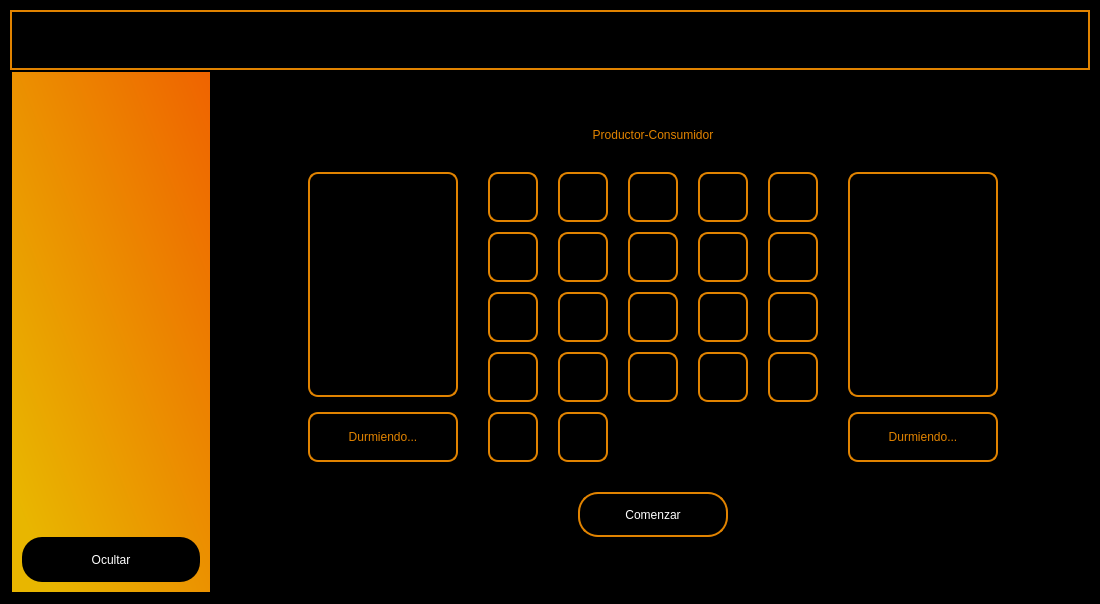
<?xml version="1.0" encoding="UTF-8"?>
<ui version="4.0">
 <class>MainWindow</class>
 <widget class="QMainWindow" name="MainWindow">
  <property name="geometry">
   <rect>
    <x>0</x>
    <y>0</y>
    <width>1100</width>
    <height>604</height>
   </rect>
  </property>
  <property name="minimumSize">
   <size>
    <width>1100</width>
    <height>600</height>
   </size>
  </property>
  <property name="windowTitle">
   <string>Productor-Consumidor</string>
  </property>
  <property name="documentMode">
   <bool>false</bool>
  </property>
  <property name="tabShape">
   <enum>QTabWidget::Rounded</enum>
  </property>
  <widget class="QWidget" name="centralwidget">
   <layout class="QHBoxLayout" name="horizontalLayout_9">
    <property name="spacing">
     <number>0</number>
    </property>
    <property name="leftMargin">
     <number>0</number>
    </property>
    <property name="topMargin">
     <number>0</number>
    </property>
    <property name="rightMargin">
     <number>0</number>
    </property>
    <property name="bottomMargin">
     <number>0</number>
    </property>
    <item>
     <widget class="QFrame" name="frame">
      <property name="styleSheet">
       <string notr="true">background-color: rgb(0, 0, 0);</string>
      </property>
      <property name="frameShape">
       <enum>QFrame::StyledPanel</enum>
      </property>
      <property name="frameShadow">
       <enum>QFrame::Raised</enum>
      </property>
      <layout class="QVBoxLayout" name="verticalLayout_2" stretch="1,8">
       <property name="spacing">
        <number>0</number>
       </property>
       <property name="leftMargin">
        <number>9</number>
       </property>
       <property name="topMargin">
        <number>9</number>
       </property>
       <property name="rightMargin">
        <number>9</number>
       </property>
       <property name="bottomMargin">
        <number>9</number>
       </property>
       <item>
        <widget class="QFrame" name="frame_superior">
         <property name="minimumSize">
          <size>
           <width>0</width>
           <height>60</height>
          </size>
         </property>
         <property name="maximumSize">
          <size>
           <width>16777215</width>
           <height>60</height>
          </size>
         </property>
         <property name="styleSheet">
          <string notr="true">QFrame{
background-color: rgb(0, 0, 0);
border:2px solid rgb(225, 131, 0); 
}

QPushButton{
background-color:#000000ff;
border-radius:20px;
}

QPushButton:Hover{
border-radius:20px;
}</string>
         </property>
         <property name="frameShape">
          <enum>QFrame::StyledPanel</enum>
         </property>
         <property name="frameShadow">
          <enum>QFrame::Raised</enum>
         </property>
         <layout class="QHBoxLayout" name="horizontalLayout">
          <item>
           <widget class="QPushButton" name="BotonMenu">
            <property name="minimumSize">
             <size>
              <width>200</width>
              <height>0</height>
             </size>
            </property>
            <property name="cursor">
             <cursorShape>PointingHandCursor</cursorShape>
            </property>
            <property name="text">
             <string/>
            </property>
            <property name="icon">
             <iconset>
              <normaloff>../Imagenes/menu.png</normaloff>../Imagenes/menu.png</iconset>
            </property>
            <property name="iconSize">
             <size>
              <width>38</width>
              <height>38</height>
             </size>
            </property>
           </widget>
          </item>
          <item>
           <spacer name="EspaciadorSuperior">
            <property name="orientation">
             <enum>Qt::Horizontal</enum>
            </property>
            <property name="sizeHint" stdset="0">
             <size>
              <width>544</width>
              <height>20</height>
             </size>
            </property>
           </spacer>
          </item>
          <item>
           <widget class="QPushButton" name="BotonMinimizar">
            <property name="minimumSize">
             <size>
              <width>50</width>
              <height>40</height>
             </size>
            </property>
            <property name="cursor">
             <cursorShape>PointingHandCursor</cursorShape>
            </property>
            <property name="text">
             <string/>
            </property>
            <property name="icon">
             <iconset>
              <normaloff>../Imagenes/minimizar.png</normaloff>../Imagenes/minimizar.png</iconset>
            </property>
            <property name="iconSize">
             <size>
              <width>38</width>
              <height>38</height>
             </size>
            </property>
           </widget>
          </item>
          <item>
           <widget class="QPushButton" name="BotonMaximizar">
            <property name="minimumSize">
             <size>
              <width>50</width>
              <height>40</height>
             </size>
            </property>
            <property name="cursor">
             <cursorShape>PointingHandCursor</cursorShape>
            </property>
            <property name="text">
             <string/>
            </property>
            <property name="icon">
             <iconset>
              <normaloff>../Imagenes/maximizar.png</normaloff>../Imagenes/maximizar.png</iconset>
            </property>
            <property name="iconSize">
             <size>
              <width>38</width>
              <height>38</height>
             </size>
            </property>
           </widget>
          </item>
          <item>
           <widget class="QPushButton" name="BotonSalir">
            <property name="minimumSize">
             <size>
              <width>50</width>
              <height>40</height>
             </size>
            </property>
            <property name="cursor">
             <cursorShape>PointingHandCursor</cursorShape>
            </property>
            <property name="text">
             <string/>
            </property>
            <property name="icon">
             <iconset>
              <normaloff>../Imagenes/exportar.png</normaloff>../Imagenes/exportar.png</iconset>
            </property>
            <property name="iconSize">
             <size>
              <width>38</width>
              <height>38</height>
             </size>
            </property>
           </widget>
          </item>
         </layout>
        </widget>
       </item>
       <item>
        <widget class="QFrame" name="frame_contenido">
         <property name="frameShape">
          <enum>QFrame::StyledPanel</enum>
         </property>
         <property name="frameShadow">
          <enum>QFrame::Raised</enum>
         </property>
         <layout class="QHBoxLayout" name="horizontalLayout_2">
          <property name="spacing">
           <number>6</number>
          </property>
          <property name="leftMargin">
           <number>0</number>
          </property>
          <property name="topMargin">
           <number>0</number>
          </property>
          <property name="rightMargin">
           <number>0</number>
          </property>
          <property name="bottomMargin">
           <number>0</number>
          </property>
          <item>
           <widget class="QFrame" name="MenuDesplegable">
            <property name="enabled">
             <bool>true</bool>
            </property>
            <property name="minimumSize">
             <size>
              <width>200</width>
              <height>0</height>
             </size>
            </property>
            <property name="maximumSize">
             <size>
              <width>0</width>
              <height>16777215</height>
             </size>
            </property>
            <property name="styleSheet">
             <string notr="true">QFrame{
	background-color: qlineargradient(spread:pad, x1:0.034, y1:0.983364, x2:1, y2:0, stop:0.0795455 rgba(239, 187, 0, 248), stop:1 rgba(239, 99, 0, 255));
}

QPushButton{
background-color:rgb(0,0,0);
border-radius:20px;
color:rgb(255,255,255);
font: 77 10pt&quot;Arial Black&quot;;

}

QPushButton:Hover{
background-color:rgb(255,255,255);
border-radius:20px;
color:rgb(225, 131, 0);
font: 77 10pt&quot;Arial Black&quot;;
}</string>
            </property>
            <property name="frameShape">
             <enum>QFrame::StyledPanel</enum>
            </property>
            <property name="frameShadow">
             <enum>QFrame::Raised</enum>
            </property>
            <layout class="QVBoxLayout" name="verticalLayout">
             <property name="spacing">
              <number>15</number>
             </property>
             <property name="leftMargin">
              <number>10</number>
             </property>
             <property name="topMargin">
              <number>10</number>
             </property>
             <property name="rightMargin">
              <number>10</number>
             </property>
             <property name="bottomMargin">
              <number>10</number>
             </property>
             <item>
              <spacer name="verticalSpacer">
               <property name="orientation">
                <enum>Qt::Vertical</enum>
               </property>
               <property name="sizeHint" stdset="0">
                <size>
                 <width>20</width>
                 <height>191</height>
                </size>
               </property>
              </spacer>
             </item>
             <item>
              <widget class="QPushButton" name="Ocultar">
               <property name="enabled">
                <bool>true</bool>
               </property>
               <property name="minimumSize">
                <size>
                 <width>135</width>
                 <height>45</height>
                </size>
               </property>
               <property name="cursor">
                <cursorShape>PointingHandCursor</cursorShape>
               </property>
               <property name="text">
                <string>Ocultar</string>
               </property>
              </widget>
             </item>
            </layout>
           </widget>
          </item>
          <item>
           <widget class="QFrame" name="Contenido">
            <property name="layoutDirection">
             <enum>Qt::LeftToRight</enum>
            </property>
            <property name="styleSheet">
             <string notr="true">QLabel{
border-radius:10px;
color:rgb(225, 131, 0);
border: 2px solid rgb(225, 131, 0);
font: 77 10pt&quot;Arial Black&quot;;
}

QPushButton{
background-color:rgb(0,0,0);
border-radius:20px;
color:rgb(255,255,255);
font: 77 10pt&quot;Arial Black&quot;;
border: 2px solid rgb(225, 131, 0);
}

QPushButton:Hover{
border: 2px solid rgb(255,255,255);
color:rgb(225, 131, 0);
}</string>
            </property>
            <property name="frameShape">
             <enum>QFrame::StyledPanel</enum>
            </property>
            <property name="frameShadow">
             <enum>QFrame::Raised</enum>
            </property>
            <layout class="QVBoxLayout" name="verticalLayout_6">
             <property name="spacing">
              <number>30</number>
             </property>
             <item>
              <spacer name="verticalSpacer_2">
               <property name="orientation">
                <enum>Qt::Vertical</enum>
               </property>
               <property name="sizeHint" stdset="0">
                <size>
                 <width>20</width>
                 <height>47</height>
                </size>
               </property>
              </spacer>
             </item>
             <item>
              <widget class="QLabel" name="Titulo">
               <property name="styleSheet">
                <string notr="true">border:0px;
font: 77 20pt&quot;Arial Black&quot;;
</string>
               </property>
               <property name="text">
                <string>Productor-Consumidor</string>
               </property>
               <property name="alignment">
                <set>Qt::AlignCenter</set>
               </property>
              </widget>
             </item>
             <item>
              <layout class="QHBoxLayout" name="horizontalLayout_3">
               <property name="spacing">
                <number>30</number>
               </property>
               <item>
                <spacer name="horizontalSpacer_3">
                 <property name="orientation">
                  <enum>Qt::Horizontal</enum>
                 </property>
                 <property name="sizeHint" stdset="0">
                  <size>
                   <width>40</width>
                   <height>20</height>
                  </size>
                 </property>
                </spacer>
               </item>
               <item>
                <layout class="QVBoxLayout" name="verticalLayout_3">
                 <property name="spacing">
                  <number>15</number>
                 </property>
                 <item>
                  <widget class="QLabel" name="Personaje1">
                   <property name="minimumSize">
                    <size>
                     <width>150</width>
                     <height>200</height>
                    </size>
                   </property>
                   <property name="maximumSize">
                    <size>
                     <width>150</width>
                     <height>16777215</height>
                    </size>
                   </property>
                   <property name="text">
                    <string/>
                   </property>
                   <property name="alignment">
                    <set>Qt::AlignCenter</set>
                   </property>
                  </widget>
                 </item>
                 <item>
                  <widget class="QLabel" name="descripcion1">
                   <property name="minimumSize">
                    <size>
                     <width>150</width>
                     <height>50</height>
                    </size>
                   </property>
                   <property name="maximumSize">
                    <size>
                     <width>150</width>
                     <height>50</height>
                    </size>
                   </property>
                   <property name="text">
                    <string>Durmiendo...</string>
                   </property>
                   <property name="alignment">
                    <set>Qt::AlignCenter</set>
                   </property>
                  </widget>
                 </item>
                </layout>
               </item>
               <item>
                <layout class="QGridLayout" name="gridLayout">
                 <property name="horizontalSpacing">
                  <number>20</number>
                 </property>
                 <property name="verticalSpacing">
                  <number>10</number>
                 </property>
                 <item row="0" column="0">
                  <widget class="QLabel" name="Contenedor_1">
                   <property name="minimumSize">
                    <size>
                     <width>50</width>
                     <height>50</height>
                    </size>
                   </property>
                   <property name="maximumSize">
                    <size>
                     <width>50</width>
                     <height>50</height>
                    </size>
                   </property>
                   <property name="text">
                    <string/>
                   </property>
                   <property name="alignment">
                    <set>Qt::AlignCenter</set>
                   </property>
                  </widget>
                 </item>
                 <item row="0" column="1">
                  <widget class="QLabel" name="Contenedor_2">
                   <property name="minimumSize">
                    <size>
                     <width>50</width>
                     <height>50</height>
                    </size>
                   </property>
                   <property name="maximumSize">
                    <size>
                     <width>50</width>
                     <height>50</height>
                    </size>
                   </property>
                   <property name="text">
                    <string/>
                   </property>
                   <property name="alignment">
                    <set>Qt::AlignCenter</set>
                   </property>
                  </widget>
                 </item>
                 <item row="0" column="2">
                  <widget class="QLabel" name="Contenedor_3">
                   <property name="minimumSize">
                    <size>
                     <width>50</width>
                     <height>50</height>
                    </size>
                   </property>
                   <property name="maximumSize">
                    <size>
                     <width>50</width>
                     <height>50</height>
                    </size>
                   </property>
                   <property name="text">
                    <string/>
                   </property>
                   <property name="alignment">
                    <set>Qt::AlignCenter</set>
                   </property>
                  </widget>
                 </item>
                 <item row="0" column="3">
                  <widget class="QLabel" name="Contenedor_4">
                   <property name="minimumSize">
                    <size>
                     <width>50</width>
                     <height>50</height>
                    </size>
                   </property>
                   <property name="maximumSize">
                    <size>
                     <width>50</width>
                     <height>50</height>
                    </size>
                   </property>
                   <property name="text">
                    <string/>
                   </property>
                   <property name="alignment">
                    <set>Qt::AlignCenter</set>
                   </property>
                  </widget>
                 </item>
                 <item row="0" column="4">
                  <widget class="QLabel" name="Contenedor_5">
                   <property name="minimumSize">
                    <size>
                     <width>50</width>
                     <height>50</height>
                    </size>
                   </property>
                   <property name="maximumSize">
                    <size>
                     <width>50</width>
                     <height>50</height>
                    </size>
                   </property>
                   <property name="text">
                    <string/>
                   </property>
                   <property name="alignment">
                    <set>Qt::AlignCenter</set>
                   </property>
                  </widget>
                 </item>
                 <item row="1" column="0">
                  <widget class="QLabel" name="Contenedor_6">
                   <property name="minimumSize">
                    <size>
                     <width>50</width>
                     <height>50</height>
                    </size>
                   </property>
                   <property name="maximumSize">
                    <size>
                     <width>50</width>
                     <height>50</height>
                    </size>
                   </property>
                   <property name="text">
                    <string/>
                   </property>
                   <property name="alignment">
                    <set>Qt::AlignCenter</set>
                   </property>
                  </widget>
                 </item>
                 <item row="1" column="1">
                  <widget class="QLabel" name="Contenedor_7">
                   <property name="minimumSize">
                    <size>
                     <width>50</width>
                     <height>50</height>
                    </size>
                   </property>
                   <property name="maximumSize">
                    <size>
                     <width>50</width>
                     <height>50</height>
                    </size>
                   </property>
                   <property name="text">
                    <string/>
                   </property>
                   <property name="alignment">
                    <set>Qt::AlignCenter</set>
                   </property>
                  </widget>
                 </item>
                 <item row="1" column="2">
                  <widget class="QLabel" name="Contenedor_8">
                   <property name="minimumSize">
                    <size>
                     <width>50</width>
                     <height>50</height>
                    </size>
                   </property>
                   <property name="maximumSize">
                    <size>
                     <width>50</width>
                     <height>50</height>
                    </size>
                   </property>
                   <property name="text">
                    <string/>
                   </property>
                   <property name="alignment">
                    <set>Qt::AlignCenter</set>
                   </property>
                  </widget>
                 </item>
                 <item row="1" column="3">
                  <widget class="QLabel" name="Contenedor_9">
                   <property name="minimumSize">
                    <size>
                     <width>50</width>
                     <height>50</height>
                    </size>
                   </property>
                   <property name="maximumSize">
                    <size>
                     <width>50</width>
                     <height>50</height>
                    </size>
                   </property>
                   <property name="text">
                    <string/>
                   </property>
                   <property name="alignment">
                    <set>Qt::AlignCenter</set>
                   </property>
                  </widget>
                 </item>
                 <item row="1" column="4">
                  <widget class="QLabel" name="Contenedor_10">
                   <property name="minimumSize">
                    <size>
                     <width>50</width>
                     <height>50</height>
                    </size>
                   </property>
                   <property name="maximumSize">
                    <size>
                     <width>50</width>
                     <height>50</height>
                    </size>
                   </property>
                   <property name="text">
                    <string/>
                   </property>
                   <property name="alignment">
                    <set>Qt::AlignCenter</set>
                   </property>
                  </widget>
                 </item>
                 <item row="2" column="0">
                  <widget class="QLabel" name="Contenedor_11">
                   <property name="minimumSize">
                    <size>
                     <width>50</width>
                     <height>50</height>
                    </size>
                   </property>
                   <property name="maximumSize">
                    <size>
                     <width>50</width>
                     <height>50</height>
                    </size>
                   </property>
                   <property name="text">
                    <string/>
                   </property>
                   <property name="alignment">
                    <set>Qt::AlignCenter</set>
                   </property>
                  </widget>
                 </item>
                 <item row="2" column="1">
                  <widget class="QLabel" name="Contenedor_12">
                   <property name="minimumSize">
                    <size>
                     <width>50</width>
                     <height>50</height>
                    </size>
                   </property>
                   <property name="maximumSize">
                    <size>
                     <width>50</width>
                     <height>50</height>
                    </size>
                   </property>
                   <property name="text">
                    <string/>
                   </property>
                   <property name="alignment">
                    <set>Qt::AlignCenter</set>
                   </property>
                  </widget>
                 </item>
                 <item row="2" column="2">
                  <widget class="QLabel" name="Contenedor_13">
                   <property name="minimumSize">
                    <size>
                     <width>50</width>
                     <height>50</height>
                    </size>
                   </property>
                   <property name="maximumSize">
                    <size>
                     <width>50</width>
                     <height>50</height>
                    </size>
                   </property>
                   <property name="text">
                    <string/>
                   </property>
                   <property name="alignment">
                    <set>Qt::AlignCenter</set>
                   </property>
                  </widget>
                 </item>
                 <item row="2" column="3">
                  <widget class="QLabel" name="Contenedor_14">
                   <property name="minimumSize">
                    <size>
                     <width>50</width>
                     <height>50</height>
                    </size>
                   </property>
                   <property name="maximumSize">
                    <size>
                     <width>50</width>
                     <height>50</height>
                    </size>
                   </property>
                   <property name="text">
                    <string/>
                   </property>
                   <property name="alignment">
                    <set>Qt::AlignCenter</set>
                   </property>
                  </widget>
                 </item>
                 <item row="2" column="4">
                  <widget class="QLabel" name="Contenedor_15">
                   <property name="minimumSize">
                    <size>
                     <width>50</width>
                     <height>50</height>
                    </size>
                   </property>
                   <property name="maximumSize">
                    <size>
                     <width>50</width>
                     <height>50</height>
                    </size>
                   </property>
                   <property name="text">
                    <string/>
                   </property>
                   <property name="alignment">
                    <set>Qt::AlignCenter</set>
                   </property>
                  </widget>
                 </item>
                 <item row="3" column="0">
                  <widget class="QLabel" name="Contenedor_16">
                   <property name="minimumSize">
                    <size>
                     <width>50</width>
                     <height>50</height>
                    </size>
                   </property>
                   <property name="maximumSize">
                    <size>
                     <width>50</width>
                     <height>50</height>
                    </size>
                   </property>
                   <property name="text">
                    <string/>
                   </property>
                   <property name="alignment">
                    <set>Qt::AlignCenter</set>
                   </property>
                  </widget>
                 </item>
                 <item row="3" column="1">
                  <widget class="QLabel" name="Contenedor_17">
                   <property name="minimumSize">
                    <size>
                     <width>50</width>
                     <height>50</height>
                    </size>
                   </property>
                   <property name="maximumSize">
                    <size>
                     <width>50</width>
                     <height>50</height>
                    </size>
                   </property>
                   <property name="text">
                    <string/>
                   </property>
                   <property name="alignment">
                    <set>Qt::AlignCenter</set>
                   </property>
                  </widget>
                 </item>
                 <item row="3" column="2">
                  <widget class="QLabel" name="Contenedor_18">
                   <property name="minimumSize">
                    <size>
                     <width>50</width>
                     <height>50</height>
                    </size>
                   </property>
                   <property name="maximumSize">
                    <size>
                     <width>50</width>
                     <height>50</height>
                    </size>
                   </property>
                   <property name="text">
                    <string/>
                   </property>
                   <property name="alignment">
                    <set>Qt::AlignCenter</set>
                   </property>
                  </widget>
                 </item>
                 <item row="3" column="3">
                  <widget class="QLabel" name="Contenedor_19">
                   <property name="minimumSize">
                    <size>
                     <width>50</width>
                     <height>50</height>
                    </size>
                   </property>
                   <property name="maximumSize">
                    <size>
                     <width>50</width>
                     <height>50</height>
                    </size>
                   </property>
                   <property name="text">
                    <string/>
                   </property>
                   <property name="alignment">
                    <set>Qt::AlignCenter</set>
                   </property>
                  </widget>
                 </item>
                 <item row="3" column="4">
                  <widget class="QLabel" name="Contenedor_20">
                   <property name="minimumSize">
                    <size>
                     <width>50</width>
                     <height>50</height>
                    </size>
                   </property>
                   <property name="maximumSize">
                    <size>
                     <width>50</width>
                     <height>50</height>
                    </size>
                   </property>
                   <property name="text">
                    <string/>
                   </property>
                   <property name="alignment">
                    <set>Qt::AlignCenter</set>
                   </property>
                  </widget>
                 </item>
                 <item row="4" column="0">
                  <widget class="QLabel" name="Contenedor_21">
                   <property name="minimumSize">
                    <size>
                     <width>50</width>
                     <height>50</height>
                    </size>
                   </property>
                   <property name="maximumSize">
                    <size>
                     <width>50</width>
                     <height>50</height>
                    </size>
                   </property>
                   <property name="text">
                    <string/>
                   </property>
                   <property name="alignment">
                    <set>Qt::AlignCenter</set>
                   </property>
                  </widget>
                 </item>
                 <item row="4" column="1">
                  <widget class="QLabel" name="Contenedor_22">
                   <property name="minimumSize">
                    <size>
                     <width>50</width>
                     <height>50</height>
                    </size>
                   </property>
                   <property name="maximumSize">
                    <size>
                     <width>50</width>
                     <height>50</height>
                    </size>
                   </property>
                   <property name="text">
                    <string/>
                   </property>
                   <property name="alignment">
                    <set>Qt::AlignCenter</set>
                   </property>
                  </widget>
                 </item>
                </layout>
               </item>
               <item>
                <layout class="QVBoxLayout" name="verticalLayout_5" stretch="0,0">
                 <property name="spacing">
                  <number>15</number>
                 </property>
                 <item>
                  <widget class="QLabel" name="Personaje2">
                   <property name="minimumSize">
                    <size>
                     <width>150</width>
                     <height>200</height>
                    </size>
                   </property>
                   <property name="maximumSize">
                    <size>
                     <width>150</width>
                     <height>16777215</height>
                    </size>
                   </property>
                   <property name="text">
                    <string/>
                   </property>
                   <property name="alignment">
                    <set>Qt::AlignCenter</set>
                   </property>
                  </widget>
                 </item>
                 <item>
                  <widget class="QLabel" name="descripcion2">
                   <property name="minimumSize">
                    <size>
                     <width>150</width>
                     <height>50</height>
                    </size>
                   </property>
                   <property name="maximumSize">
                    <size>
                     <width>150</width>
                     <height>50</height>
                    </size>
                   </property>
                   <property name="text">
                    <string>Durmiendo...</string>
                   </property>
                   <property name="alignment">
                    <set>Qt::AlignCenter</set>
                   </property>
                  </widget>
                 </item>
                </layout>
               </item>
               <item>
                <spacer name="horizontalSpacer_4">
                 <property name="orientation">
                  <enum>Qt::Horizontal</enum>
                 </property>
                 <property name="sizeHint" stdset="0">
                  <size>
                   <width>40</width>
                   <height>20</height>
                  </size>
                 </property>
                </spacer>
               </item>
              </layout>
             </item>
             <item>
              <layout class="QHBoxLayout" name="horizontalLayout_4">
               <item>
                <spacer name="horizontalSpacer">
                 <property name="orientation">
                  <enum>Qt::Horizontal</enum>
                 </property>
                 <property name="sizeHint" stdset="0">
                  <size>
                   <width>40</width>
                   <height>20</height>
                  </size>
                 </property>
                </spacer>
               </item>
               <item>
                <widget class="QPushButton" name="Ocultar_2">
                 <property name="enabled">
                  <bool>true</bool>
                 </property>
                 <property name="minimumSize">
                  <size>
                   <width>150</width>
                   <height>45</height>
                  </size>
                 </property>
                 <property name="maximumSize">
                  <size>
                   <width>150</width>
                   <height>45</height>
                  </size>
                 </property>
                 <property name="cursor">
                  <cursorShape>PointingHandCursor</cursorShape>
                 </property>
                 <property name="text">
                  <string>Comenzar</string>
                 </property>
                </widget>
               </item>
               <item>
                <spacer name="horizontalSpacer_2">
                 <property name="orientation">
                  <enum>Qt::Horizontal</enum>
                 </property>
                 <property name="sizeHint" stdset="0">
                  <size>
                   <width>40</width>
                   <height>20</height>
                  </size>
                 </property>
                </spacer>
               </item>
              </layout>
             </item>
             <item>
              <spacer name="verticalSpacer_3">
               <property name="orientation">
                <enum>Qt::Vertical</enum>
               </property>
               <property name="sizeHint" stdset="0">
                <size>
                 <width>20</width>
                 <height>46</height>
                </size>
               </property>
              </spacer>
             </item>
            </layout>
           </widget>
          </item>
         </layout>
        </widget>
       </item>
      </layout>
     </widget>
    </item>
   </layout>
  </widget>
 </widget>
 <resources/>
 <connections/>
</ui>
